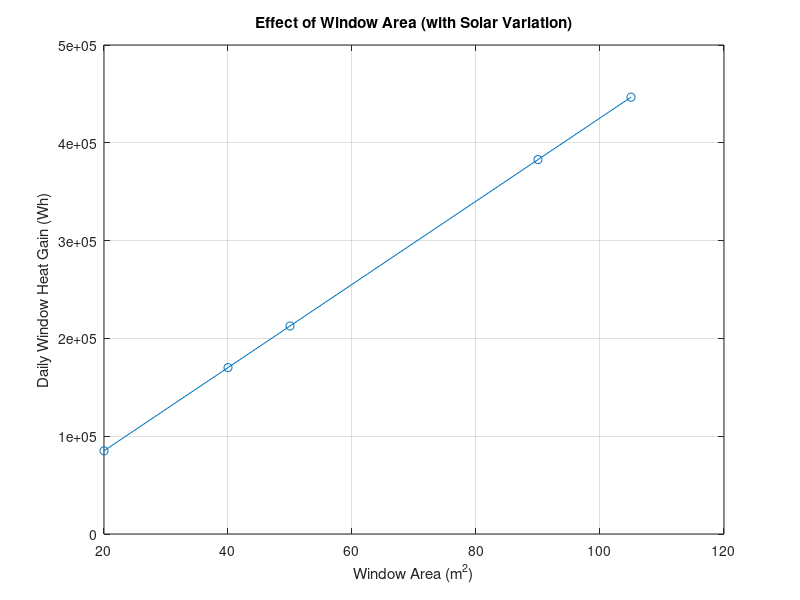

Source code (MATLAB):
clc; clear;

%% Constants
SHGC = 0.7;

% Time (hours in a day)
t = 0:23;

% Simulated solar radiation curve (W/m^2)
G = max(0, 800 * sin(pi * (t - 6) / 12));
% peaks at noon, zero at night

%% Window areas to test
A_window_values = [20 40 50 90 105];


E_window = zeros(size(A_window_values));

%% Loop for each window area

for i = 1:length(A_window_values)
    
    A = A_window_values(i);
    
    % Hourly heat gain
    Q_hourly = SHGC * G * A;  % vector
    
    % Total daily energy (Wh)
    E_window(i) = sum(Q_hourly);
    
end

%% Plot

figure
plot(A_window_values, E_window, '-o')
xlabel('Window Area (m^2)')
ylabel('Daily Window Heat Gain (Wh)')
title('Effect of Window Area (with Solar Variation)')
grid on
